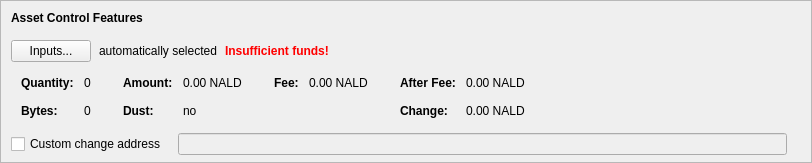
      <widget class="QFrame" name="frameAssetControl">
       <property name="sizePolicy">
        <sizepolicy hsizetype="Expanding" vsizetype="Fixed">
         <horstretch>0</horstretch>
         <verstretch>0</verstretch>
        </sizepolicy>
       </property>
       <property name="maximumSize">
        <size>
         <width>16777215</width>
         <height>16777215</height>
        </size>
       </property>
       <property name="frameShape">
        <enum>QFrame::StyledPanel</enum>
       </property>
       <property name="frameShadow">
        <enum>QFrame::Sunken</enum>
       </property>
       <layout class="QVBoxLayout" name="verticalLayoutAssetControl2">
        <property name="spacing">
         <number>0</number>
        </property>
        <property name="leftMargin">
         <number>0</number>
        </property>
        <property name="topMargin">
         <number>0</number>
        </property>
        <property name="rightMargin">
         <number>0</number>
        </property>
        <property name="bottomMargin">
         <number>6</number>
        </property>
        <item>
         <layout class="QVBoxLayout" name="verticalLayoutAssetControl" stretch="0,0,0,0,1">
          <property name="spacing">
           <number>0</number>
          </property>
          <property name="leftMargin">
           <number>10</number>
          </property>
          <property name="topMargin">
           <number>10</number>
          </property>
          <item>
           <layout class="QHBoxLayout" name="horizontalLayoutAssetControl1">
            <property name="bottomMargin">
             <number>15</number>
            </property>
            <item>
             <widget class="QLabel" name="labelAssetControlFeatures">
              <property name="sizePolicy">
               <sizepolicy hsizetype="Preferred" vsizetype="Maximum">
                <horstretch>0</horstretch>
                <verstretch>0</verstretch>
               </sizepolicy>
              </property>
              <property name="font">
               <font>
                <weight>75</weight>
                <bold>true</bold>
               </font>
              </property>
              <property name="styleSheet">
               <string notr="true">font-weight:bold;</string>
              </property>
              <property name="text">
               <string>Asset Control Features</string>
              </property>
             </widget>
            </item>
           </layout>
          </item>
          <item>
           <layout class="QHBoxLayout" name="horizontalLayoutAssetControl2" stretch="0,0,0,0">
            <property name="spacing">
             <number>8</number>
            </property>
            <property name="bottomMargin">
             <number>10</number>
            </property>
            <item>
             <widget class="QPushButton" name="pushButtonAssetControl">
              <property name="styleSheet">
               <string notr="true"/>
              </property>
              <property name="text">
               <string>Inputs...</string>
              </property>
              <property name="autoDefault">
               <bool>false</bool>
              </property>
             </widget>
            </item>
            <item>
             <widget class="QLabel" name="labelAssetControlAutomaticallySelected">
              <property name="text">
               <string>automatically selected</string>
              </property>
              <property name="margin">
               <number>5</number>
              </property>
             </widget>
            </item>
            <item>
             <widget class="QLabel" name="labelAssetControlInsuffFunds">
              <property name="font">
               <font>
                <weight>75</weight>
                <bold>true</bold>
               </font>
              </property>
              <property name="styleSheet">
               <string notr="true">color:red;font-weight:bold;</string>
              </property>
              <property name="text">
               <string>Insufficient funds!</string>
              </property>
              <property name="margin">
               <number>5</number>
              </property>
             </widget>
            </item>
            <item>
             <spacer name="horizontalSpacerAssetControl">
              <property name="orientation">
               <enum>Qt::Horizontal</enum>
              </property>
              <property name="sizeHint" stdset="0">
               <size>
                <width>40</width>
                <height>1</height>
               </size>
              </property>
             </spacer>
            </item>
           </layout>
          </item>
          <item>
           <widget class="QWidget" name="widgetAssetControl" native="true">
            <property name="sizePolicy">
             <sizepolicy hsizetype="Preferred" vsizetype="Preferred">
              <horstretch>0</horstretch>
              <verstretch>0</verstretch>
             </sizepolicy>
            </property>
            <property name="minimumSize">
             <size>
              <width>0</width>
              <height>0</height>
             </size>
            </property>
            <property name="styleSheet">
             <string notr="true"/>
            </property>
            <layout class="QHBoxLayout" name="horizontalLayoutAssetControl5">
             <property name="leftMargin">
              <number>0</number>
             </property>
             <property name="topMargin">
              <number>0</number>
             </property>
             <property name="rightMargin">
              <number>0</number>
             </property>
             <property name="bottomMargin">
              <number>0</number>
             </property>
             <item>
              <layout class="QHBoxLayout" name="horizontalLayoutAssetControl3" stretch="0,0,0,1">
               <property name="spacing">
                <number>20</number>
               </property>
               <property name="topMargin">
                <number>0</number>
               </property>
               <property name="bottomMargin">
                <number>10</number>
               </property>
               <item>
                <layout class="QFormLayout" name="formLayoutAssetControl1">
                 <property name="horizontalSpacing">
                  <number>10</number>
                 </property>
                 <property name="verticalSpacing">
                  <number>14</number>
                 </property>
                 <property name="leftMargin">
                  <number>10</number>
                 </property>
                 <property name="topMargin">
                  <number>4</number>
                 </property>
                 <property name="rightMargin">
                  <number>6</number>
                 </property>
                 <item row="0" column="0">
                  <widget class="QLabel" name="labelAssetControlQuantityText">
                   <property name="font">
                    <font>
                     <weight>75</weight>
                     <bold>true</bold>
                    </font>
                   </property>
                   <property name="text">
                    <string>Quantity:</string>
                   </property>
                   <property name="margin">
                    <number>0</number>
                   </property>
                  </widget>
                 </item>
                 <item row="0" column="1">
                  <widget class="QLabel" name="labelAssetControlQuantity">
                   <property name="cursor">
                    <cursorShape>IBeamCursor</cursorShape>
                   </property>
                   <property name="contextMenuPolicy">
                    <enum>Qt::ActionsContextMenu</enum>
                   </property>
                   <property name="text">
                    <string notr="true">0</string>
                   </property>
                   <property name="margin">
                    <number>0</number>
                   </property>
                   <property name="textInteractionFlags">
                    <set>Qt::LinksAccessibleByMouse|Qt::TextSelectableByKeyboard|Qt::TextSelectableByMouse</set>
                   </property>
                  </widget>
                 </item>
                 <item row="1" column="0">
                  <widget class="QLabel" name="labelAssetControlBytesText">
                   <property name="font">
                    <font>
                     <weight>75</weight>
                     <bold>true</bold>
                    </font>
                   </property>
                   <property name="text">
                    <string>Bytes:</string>
                   </property>
                  </widget>
                 </item>
                 <item row="1" column="1">
                  <widget class="QLabel" name="labelAssetControlBytes">
                   <property name="cursor">
                    <cursorShape>IBeamCursor</cursorShape>
                   </property>
                   <property name="contextMenuPolicy">
                    <enum>Qt::ActionsContextMenu</enum>
                   </property>
                   <property name="text">
                    <string notr="true">0</string>
                   </property>
                   <property name="textInteractionFlags">
                    <set>Qt::LinksAccessibleByMouse|Qt::TextSelectableByKeyboard|Qt::TextSelectableByMouse</set>
                   </property>
                  </widget>
                 </item>
                </layout>
               </item>
               <item>
                <layout class="QFormLayout" name="formLayoutAssetControl2">
                 <property name="horizontalSpacing">
                  <number>10</number>
                 </property>
                 <property name="verticalSpacing">
                  <number>14</number>
                 </property>
                 <property name="leftMargin">
                  <number>6</number>
                 </property>
                 <property name="topMargin">
                  <number>4</number>
                 </property>
                 <property name="rightMargin">
                  <number>6</number>
                 </property>
                 <item row="0" column="0">
                  <widget class="QLabel" name="labelAssetControlAmountText">
                   <property name="font">
                    <font>
                     <weight>75</weight>
                     <bold>true</bold>
                    </font>
                   </property>
                   <property name="text">
                    <string>Amount:</string>
                   </property>
                   <property name="margin">
                    <number>0</number>
                   </property>
                  </widget>
                 </item>
                 <item row="0" column="1">
                  <widget class="QLabel" name="labelAssetControlAmount">
                   <property name="cursor">
                    <cursorShape>IBeamCursor</cursorShape>
                   </property>
                   <property name="contextMenuPolicy">
                    <enum>Qt::ActionsContextMenu</enum>
                   </property>
                   <property name="text">
                    <string notr="true">0.00 NALD</string>
                   </property>
                   <property name="textInteractionFlags">
                    <set>Qt::LinksAccessibleByMouse|Qt::TextSelectableByKeyboard|Qt::TextSelectableByMouse</set>
                   </property>
                  </widget>
                 </item>
                 <item row="1" column="0">
                  <widget class="QLabel" name="labelAssetControlLowOutputText">
                   <property name="font">
                    <font>
                     <weight>75</weight>
                     <bold>true</bold>
                    </font>
                   </property>
                   <property name="text">
                    <string>Dust:</string>
                   </property>
                  </widget>
                 </item>
                 <item row="1" column="1">
                  <widget class="QLabel" name="labelAssetControlLowOutput">
                   <property name="cursor">
                    <cursorShape>IBeamCursor</cursorShape>
                   </property>
                   <property name="contextMenuPolicy">
                    <enum>Qt::ActionsContextMenu</enum>
                   </property>
                   <property name="text">
                    <string notr="true">no</string>
                   </property>
                   <property name="textInteractionFlags">
                    <set>Qt::LinksAccessibleByMouse|Qt::TextSelectableByKeyboard|Qt::TextSelectableByMouse</set>
                   </property>
                  </widget>
                 </item>
                </layout>
               </item>
               <item>
                <layout class="QFormLayout" name="formLayoutAssetControl3">
                 <property name="horizontalSpacing">
                  <number>10</number>
                 </property>
                 <property name="verticalSpacing">
                  <number>14</number>
                 </property>
                 <property name="leftMargin">
                  <number>6</number>
                 </property>
                 <property name="topMargin">
                  <number>4</number>
                 </property>
                 <property name="rightMargin">
                  <number>6</number>
                 </property>
                 <item row="0" column="0">
                  <widget class="QLabel" name="labelAssetControlFeeText">
                   <property name="font">
                    <font>
                     <weight>75</weight>
                     <bold>true</bold>
                    </font>
                   </property>
                   <property name="text">
                    <string>Fee:</string>
                   </property>
                   <property name="margin">
                    <number>0</number>
                   </property>
                  </widget>
                 </item>
                 <item row="0" column="1">
                  <widget class="QLabel" name="labelAssetControlFee">
                   <property name="cursor">
                    <cursorShape>IBeamCursor</cursorShape>
                   </property>
                   <property name="contextMenuPolicy">
                    <enum>Qt::ActionsContextMenu</enum>
                   </property>
                   <property name="text">
                    <string notr="true">0.00 NALD</string>
                   </property>
                   <property name="textInteractionFlags">
                    <set>Qt::LinksAccessibleByMouse|Qt::TextSelectableByKeyboard|Qt::TextSelectableByMouse</set>
                   </property>
                  </widget>
                 </item>
                </layout>
               </item>
               <item>
                <layout class="QFormLayout" name="formLayoutAssetControl4">
                 <property name="horizontalSpacing">
                  <number>10</number>
                 </property>
                 <property name="verticalSpacing">
                  <number>14</number>
                 </property>
                 <property name="leftMargin">
                  <number>6</number>
                 </property>
                 <property name="topMargin">
                  <number>4</number>
                 </property>
                 <property name="rightMargin">
                  <number>6</number>
                 </property>
                 <item row="0" column="0">
                  <widget class="QLabel" name="labelAssetControlAfterFeeText">
                   <property name="font">
                    <font>
                     <weight>75</weight>
                     <bold>true</bold>
                    </font>
                   </property>
                   <property name="text">
                    <string>After Fee:</string>
                   </property>
                   <property name="margin">
                    <number>0</number>
                   </property>
                  </widget>
                 </item>
                 <item row="0" column="1">
                  <widget class="QLabel" name="labelAssetControlAfterFee">
                   <property name="cursor">
                    <cursorShape>IBeamCursor</cursorShape>
                   </property>
                   <property name="contextMenuPolicy">
                    <enum>Qt::ActionsContextMenu</enum>
                   </property>
                   <property name="text">
                    <string notr="true">0.00 NALD</string>
                   </property>
                   <property name="textInteractionFlags">
                    <set>Qt::LinksAccessibleByMouse|Qt::TextSelectableByKeyboard|Qt::TextSelectableByMouse</set>
                   </property>
                  </widget>
                 </item>
                 <item row="1" column="0">
                  <widget class="QLabel" name="labelAssetControlChangeText">
                   <property name="font">
                    <font>
                     <weight>75</weight>
                     <bold>true</bold>
                    </font>
                   </property>
                   <property name="text">
                    <string>Change:</string>
                   </property>
                  </widget>
                 </item>
                 <item row="1" column="1">
                  <widget class="QLabel" name="labelAssetControlChange">
                   <property name="cursor">
                    <cursorShape>IBeamCursor</cursorShape>
                   </property>
                   <property name="contextMenuPolicy">
                    <enum>Qt::ActionsContextMenu</enum>
                   </property>
                   <property name="text">
                    <string notr="true">0.00 NALD</string>
                   </property>
                   <property name="textInteractionFlags">
                    <set>Qt::LinksAccessibleByMouse|Qt::TextSelectableByKeyboard|Qt::TextSelectableByMouse</set>
                   </property>
                  </widget>
                 </item>
                </layout>
               </item>
              </layout>
             </item>
            </layout>
           </widget>
          </item>
          <item>
           <layout class="QHBoxLayout" name="horizontalLayoutAssetControl4" stretch="0,0,0">
            <property name="spacing">
             <number>12</number>
            </property>
            <property name="sizeConstraint">
             <enum>QLayout::SetDefaultConstraint</enum>
            </property>
            <property name="topMargin">
             <number>5</number>
            </property>
            <property name="rightMargin">
             <number>5</number>
            </property>
            <item>
             <widget class="QCheckBox" name="checkBoxAssetControlChange">
              <property name="toolTip">
               <string>If this is activated, but the change address is empty or invalid, change will be sent to a newly generated address.</string>
              </property>
              <property name="text">
               <string>Custom change address</string>
              </property>
             </widget>
            </item>
            <item>
             <widget class="QValidatedLineEdit" name="lineEditAssetControlChange">
              <property name="enabled">
               <bool>false</bool>
              </property>
              <property name="sizePolicy">
               <sizepolicy hsizetype="Expanding" vsizetype="Fixed">
                <horstretch>0</horstretch>
                <verstretch>0</verstretch>
               </sizepolicy>
              </property>
             </widget>
            </item>
            <item>
             <widget class="QLabel" name="labelAssetControlChangeLabel">
              <property name="sizePolicy">
               <sizepolicy hsizetype="Preferred" vsizetype="Expanding">
                <horstretch>0</horstretch>
                <verstretch>0</verstretch>
               </sizepolicy>
              </property>
              <property name="minimumSize">
               <size>
                <width>0</width>
                <height>0</height>
               </size>
              </property>
              <property name="text">
               <string/>
              </property>
              <property name="margin">
               <number>3</number>
              </property>
             </widget>
            </item>
           </layout>
          </item>
          <item>
           <spacer name="verticalSpacerAssetControl">
            <property name="orientation">
             <enum>Qt::Vertical</enum>
            </property>
            <property name="sizeHint" stdset="0">
             <size>
              <width>800</width>
              <height>1</height>
             </size>
            </property>
           </spacer>
          </item>
         </layout>
        </item>
       </layout>
      </widget>
